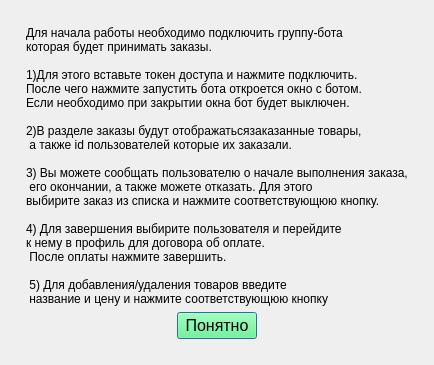
<?xml version="1.0" encoding="UTF-8"?>
<ui version="4.0">
 <class>Dialog</class>
 <widget class="QDialog" name="Dialog">
  <property name="geometry">
   <rect>
    <x>0</x>
    <y>0</y>
    <width>410</width>
    <height>351</height>
   </rect>
  </property>
  <property name="windowTitle">
   <string>Dialog</string>
  </property>
  <layout class="QVBoxLayout" name="verticalLayout_2">
   <item>
    <layout class="QVBoxLayout" name="verticalLayout">
     <property name="leftMargin">
      <number>15</number>
     </property>
     <property name="topMargin">
      <number>15</number>
     </property>
     <property name="rightMargin">
      <number>15</number>
     </property>
     <property name="bottomMargin">
      <number>15</number>
     </property>
     <item alignment="Qt::AlignHCenter|Qt::AlignTop">
      <widget class="QLabel" name="label">
       <property name="sizePolicy">
        <sizepolicy hsizetype="Fixed" vsizetype="Fixed">
         <horstretch>0</horstretch>
         <verstretch>0</verstretch>
        </sizepolicy>
       </property>
       <property name="text">
        <string>Для начала работы необходимо подключить группу-бота 
которая будет принимать заказы. 

1)Для этого вставьте токен доступа и нажмите подключить. 
После чего нажмите запустить бота откроется окно с ботом. 
Если необходимо при закрытии окна бот будет выключен. 
 
2)В разделе заказы будут отображатьсязаказанные товары,
 а также id пользователей которые их заказали. 

3) Вы можете сообщать пользователю о начале выполнения заказа, 
 его окончании, а также можете отказать. Для этого
выбирите заказ из списка и нажмите соответствующюю кнопку. 

4) Для завершения выбирите пользователя и перейдите
к нему в профиль для договора об оплате. 
 После оплаты нажмите завершить. 

 5) Для добавления/удаления товаров введите
 название и цену и нажмите соответствующюю кнопку</string>
       </property>
       <property name="margin">
        <number>5</number>
       </property>
      </widget>
     </item>
     <item alignment="Qt::AlignHCenter|Qt::AlignBottom">
      <widget class="QPushButton" name="ok">
       <property name="sizePolicy">
        <sizepolicy hsizetype="Fixed" vsizetype="Fixed">
         <horstretch>0</horstretch>
         <verstretch>0</verstretch>
        </sizepolicy>
       </property>
       <property name="font">
        <font>
         <pointsize>12</pointsize>
        </font>
       </property>
       <property name="styleSheet">
        <string notr="true">background-color: rgb(85, 255, 127);</string>
       </property>
       <property name="text">
        <string>Понятно</string>
       </property>
      </widget>
     </item>
    </layout>
   </item>
  </layout>
 </widget>
 <resources/>
 <connections/>
</ui>
